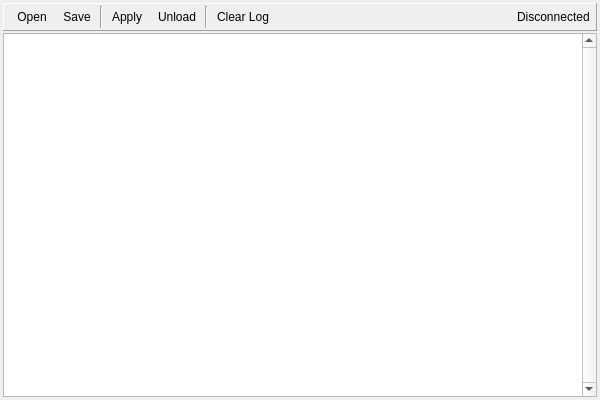
<?xml version="1.0" encoding="UTF-8"?>
<ui version="4.0">
 <class>ApiMonitorWindow</class>
 <widget class="QFrame" name="ApiMonitorWindow">
  <property name="geometry">
   <rect>
    <x>0</x>
    <y>0</y>
    <width>600</width>
    <height>400</height>
   </rect>
  </property>
  <property name="windowTitle">
   <string>API Monitor</string>
  </property>
  <layout class="QVBoxLayout" name="mainLayout">
   <property name="spacing">
    <number>2</number>
   </property>
   <property name="leftMargin">
    <number>3</number>
   </property>
   <property name="topMargin">
    <number>3</number>
   </property>
   <property name="rightMargin">
    <number>3</number>
   </property>
   <property name="bottomMargin">
    <number>3</number>
   </property>
   <item>
    <widget class="QFrame" name="toolbar">
     <property name="sizePolicy">
      <sizepolicy hsizetype="Minimum" vsizetype="Fixed">
       <horstretch>0</horstretch>
       <verstretch>0</verstretch>
      </sizepolicy>
     </property>
     <property name="minimumSize">
      <size>
       <width>0</width>
       <height>28</height>
      </size>
     </property>
     <property name="frameShape">
      <enum>QFrame::Panel</enum>
     </property>
     <property name="frameShadow">
      <enum>QFrame::Raised</enum>
     </property>
     <layout class="QHBoxLayout" name="toolbarLayout">
      <property name="spacing">
       <number>2</number>
      </property>
      <property name="leftMargin">
       <number>6</number>
      </property>
      <property name="topMargin">
       <number>2</number>
      </property>
      <property name="rightMargin">
       <number>6</number>
      </property>
      <property name="bottomMargin">
       <number>2</number>
      </property>
      <item>
       <widget class="QToolButton" name="openScript">
        <property name="toolTip">
         <string>Open a Python monitor script</string>
        </property>
        <property name="text">
         <string>Open</string>
        </property>
        <property name="icon">
         <iconset resource="../Resources/resources.qrc">
          <normaloff>:/folder_page_white.png</normaloff>:/folder_page_white.png</iconset>
        </property>
        <property name="toolButtonStyle">
         <enum>Qt::ToolButtonTextBesideIcon</enum>
        </property>
        <property name="autoRaise">
         <bool>true</bool>
        </property>
       </widget>
      </item>
      <item>
       <widget class="QToolButton" name="saveScript">
        <property name="toolTip">
         <string>Save the current script to disk</string>
        </property>
        <property name="text">
         <string>Save</string>
        </property>
        <property name="icon">
         <iconset resource="../Resources/resources.qrc">
          <normaloff>:/save.png</normaloff>:/save.png</iconset>
        </property>
        <property name="toolButtonStyle">
         <enum>Qt::ToolButtonTextBesideIcon</enum>
        </property>
        <property name="autoRaise">
         <bool>true</bool>
        </property>
       </widget>
      </item>
      <item>
       <widget class="Line" name="sep1">
        <property name="orientation">
         <enum>Qt::Vertical</enum>
        </property>
       </widget>
      </item>
      <item>
       <widget class="QToolButton" name="applyScript">
        <property name="toolTip">
         <string>Send script to the target application</string>
        </property>
        <property name="text">
         <string>Apply</string>
        </property>
        <property name="icon">
         <iconset resource="../Resources/resources.qrc">
          <normaloff>:/arrow_right.png</normaloff>:/arrow_right.png</iconset>
        </property>
        <property name="toolButtonStyle">
         <enum>Qt::ToolButtonTextBesideIcon</enum>
        </property>
        <property name="autoRaise">
         <bool>true</bool>
        </property>
       </widget>
      </item>
      <item>
       <widget class="QToolButton" name="unloadScript">
        <property name="toolTip">
         <string>Unload the active script from the target</string>
        </property>
        <property name="text">
         <string>Unload</string>
        </property>
        <property name="icon">
         <iconset resource="../Resources/resources.qrc">
          <normaloff>:/del.png</normaloff>:/del.png</iconset>
        </property>
        <property name="toolButtonStyle">
         <enum>Qt::ToolButtonTextBesideIcon</enum>
        </property>
        <property name="autoRaise">
         <bool>true</bool>
        </property>
       </widget>
      </item>
      <item>
       <widget class="Line" name="sep2">
        <property name="orientation">
         <enum>Qt::Vertical</enum>
        </property>
       </widget>
      </item>
      <item>
       <widget class="QToolButton" name="clearLog">
        <property name="toolTip">
         <string>Clear the log output</string>
        </property>
        <property name="text">
         <string>Clear Log</string>
        </property>
        <property name="toolButtonStyle">
         <enum>Qt::ToolButtonTextBesideIcon</enum>
        </property>
        <property name="autoRaise">
         <bool>true</bool>
        </property>
       </widget>
      </item>
      <item>
       <spacer name="toolbarSpacer">
        <property name="orientation">
         <enum>Qt::Horizontal</enum>
        </property>
        <property name="sizeHint" stdset="0">
         <size>
          <width>40</width>
          <height>20</height>
         </size>
        </property>
       </spacer>
      </item>
      <item>
       <widget class="QLabel" name="statusLabel">
        <property name="text">
         <string>Disconnected</string>
        </property>
       </widget>
      </item>
     </layout>
    </widget>
   </item>
   <item>
    <widget class="QSplitter" name="splitter">
     <property name="orientation">
      <enum>Qt::Vertical</enum>
     </property>
     <property name="childrenCollapsible">
      <bool>false</bool>
     </property>
     <widget class="RDTextEdit" name="logOutput">
      <property name="verticalScrollBarPolicy">
       <enum>Qt::ScrollBarAlwaysOn</enum>
      </property>
      <property name="readOnly">
       <bool>true</bool>
      </property>
      <property name="textInteractionFlags">
       <set>Qt::TextSelectableByKeyboard|Qt::TextSelectableByMouse</set>
      </property>
     </widget>
    </widget>
   </item>
  </layout>
 </widget>
 <customwidgets>
  <customwidget>
   <class>RDTextEdit</class>
   <extends>QTextEdit</extends>
   <header>Widgets/Extended/RDTextEdit.h</header>
  </customwidget>
 </customwidgets>
 <resources>
  <include location="../Resources/resources.qrc"/>
 </resources>
 <connections/>
</ui>
